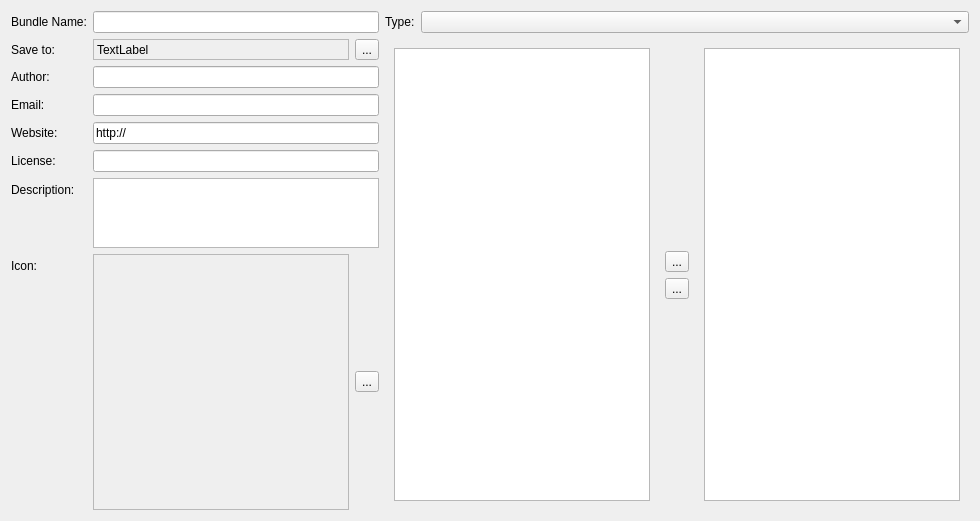
<?xml version="1.0" encoding="UTF-8"?>
<ui version="4.0">
 <class>WdgDlgCreateBundle</class>
 <widget class="QWidget" name="WdgDlgCreateBundle">
  <property name="geometry">
   <rect>
    <x>0</x>
    <y>0</y>
    <width>977</width>
    <height>516</height>
   </rect>
  </property>
  <property name="sizePolicy">
   <sizepolicy hsizetype="Maximum" vsizetype="Preferred">
    <horstretch>0</horstretch>
    <verstretch>0</verstretch>
   </sizepolicy>
  </property>
  <property name="windowTitle">
   <string>New Bundle...</string>
  </property>
  <property name="windowOpacity">
   <double>1.000000000000000</double>
  </property>
  <layout class="QGridLayout" name="gridLayout_3">
   <item row="0" column="0">
    <layout class="QFormLayout" name="formLayout">
     <item row="0" column="0">
      <widget class="QLabel" name="bundleName">
       <property name="text">
        <string>Bundle Name:</string>
       </property>
      </widget>
     </item>
     <item row="0" column="1">
      <widget class="QLineEdit" name="editBundleName"/>
     </item>
     <item row="1" column="0">
      <widget class="QLabel" name="label_2">
       <property name="text">
        <string>Save to:</string>
       </property>
      </widget>
     </item>
     <item row="1" column="1">
      <layout class="QHBoxLayout" name="horizontalLayout">
       <item>
        <widget class="QLabel" name="lblSaveLocation">
         <property name="sizePolicy">
          <sizepolicy hsizetype="MinimumExpanding" vsizetype="Preferred">
           <horstretch>0</horstretch>
           <verstretch>0</verstretch>
          </sizepolicy>
         </property>
         <property name="frameShape">
          <enum>QFrame::StyledPanel</enum>
         </property>
         <property name="frameShadow">
          <enum>QFrame::Sunken</enum>
         </property>
         <property name="text">
          <string>TextLabel</string>
         </property>
        </widget>
       </item>
       <item>
        <widget class="QToolButton" name="bnSelectSaveLocation">
         <property name="text">
          <string>...</string>
         </property>
        </widget>
       </item>
      </layout>
     </item>
     <item row="2" column="0">
      <widget class="QLabel" name="author">
       <property name="text">
        <string>Author:</string>
       </property>
       <property name="scaledContents">
        <bool>false</bool>
       </property>
       <property name="alignment">
        <set>Qt::AlignLeading|Qt::AlignLeft|Qt::AlignVCenter</set>
       </property>
      </widget>
     </item>
     <item row="2" column="1">
      <widget class="QLineEdit" name="editAuthor">
       <property name="text">
        <string/>
       </property>
      </widget>
     </item>
     <item row="3" column="0">
      <widget class="QLabel" name="label">
       <property name="text">
        <string>Email:</string>
       </property>
      </widget>
     </item>
     <item row="3" column="1">
      <widget class="QLineEdit" name="editEmail"/>
     </item>
     <item row="4" column="0">
      <widget class="QLabel" name="website">
       <property name="text">
        <string>Website:</string>
       </property>
      </widget>
     </item>
     <item row="4" column="1">
      <widget class="QLineEdit" name="editWebsite">
       <property name="text">
        <string>http://</string>
       </property>
      </widget>
     </item>
     <item row="5" column="0">
      <widget class="QLabel" name="license">
       <property name="text">
        <string>License:</string>
       </property>
      </widget>
     </item>
     <item row="5" column="1">
      <widget class="QLineEdit" name="editLicense">
       <property name="text">
        <string/>
       </property>
      </widget>
     </item>
     <item row="6" column="0">
      <widget class="QLabel" name="description">
       <property name="text">
        <string>Description:</string>
       </property>
      </widget>
     </item>
     <item row="6" column="1">
      <widget class="QPlainTextEdit" name="editDescription"/>
     </item>
     <item row="7" column="0">
      <widget class="QLabel" name="label_5">
       <property name="text">
        <string>Icon:</string>
       </property>
      </widget>
     </item>
     <item row="7" column="1">
      <layout class="QHBoxLayout" name="horizontalLayout_4">
       <item>
        <widget class="QLabel" name="lblPreview">
         <property name="sizePolicy">
          <sizepolicy hsizetype="Fixed" vsizetype="Fixed">
           <horstretch>0</horstretch>
           <verstretch>0</verstretch>
          </sizepolicy>
         </property>
         <property name="minimumSize">
          <size>
           <width>256</width>
           <height>256</height>
          </size>
         </property>
         <property name="maximumSize">
          <size>
           <width>256</width>
           <height>256</height>
          </size>
         </property>
         <property name="frameShape">
          <enum>QFrame::StyledPanel</enum>
         </property>
         <property name="frameShadow">
          <enum>QFrame::Sunken</enum>
         </property>
         <property name="text">
          <string/>
         </property>
        </widget>
       </item>
       <item>
        <widget class="QToolButton" name="bnGetPreview">
         <property name="text">
          <string>...</string>
         </property>
        </widget>
       </item>
      </layout>
     </item>
    </layout>
   </item>
   <item row="0" column="1">
    <layout class="QGridLayout" name="gridLayout_4">
     <item row="0" column="0">
      <layout class="QHBoxLayout" name="horizontalLayout_2">
       <item>
        <widget class="QLabel" name="label_3">
         <property name="text">
          <string>Type:</string>
         </property>
        </widget>
       </item>
       <item>
        <widget class="QComboBox" name="cmbResourceTypes">
         <property name="sizePolicy">
          <sizepolicy hsizetype="MinimumExpanding" vsizetype="Fixed">
           <horstretch>0</horstretch>
           <verstretch>0</verstretch>
          </sizepolicy>
         </property>
         <property name="insertPolicy">
          <enum>QComboBox::InsertAlphabetically</enum>
         </property>
        </widget>
       </item>
      </layout>
     </item>
     <item row="1" column="0">
      <layout class="QHBoxLayout" name="horizontalLayout_3">
       <item>
        <widget class="QWidget" name="wdgAvailablePage" native="true">
         <property name="sizePolicy">
          <sizepolicy hsizetype="MinimumExpanding" vsizetype="MinimumExpanding">
           <horstretch>0</horstretch>
           <verstretch>0</verstretch>
          </sizepolicy>
         </property>
         <layout class="QGridLayout" name="gridLayout">
          <item row="0" column="1">
           <widget class="QListWidget" name="tableAvailable"/>
          </item>
         </layout>
        </widget>
       </item>
       <item>
        <layout class="QVBoxLayout" name="verticalLayout">
         <item>
          <spacer name="verticalSpacer_4">
           <property name="orientation">
            <enum>Qt::Vertical</enum>
           </property>
           <property name="sizeHint" stdset="0">
            <size>
             <width>20</width>
             <height>40</height>
            </size>
           </property>
          </spacer>
         </item>
         <item>
          <widget class="QToolButton" name="bnAdd">
           <property name="text">
            <string>...</string>
           </property>
          </widget>
         </item>
         <item>
          <widget class="QToolButton" name="bnRemove">
           <property name="text">
            <string>...</string>
           </property>
          </widget>
         </item>
         <item>
          <spacer name="verticalSpacer_3">
           <property name="orientation">
            <enum>Qt::Vertical</enum>
           </property>
           <property name="sizeHint" stdset="0">
            <size>
             <width>20</width>
             <height>40</height>
            </size>
           </property>
          </spacer>
         </item>
        </layout>
       </item>
       <item>
        <widget class="QWidget" name="wdgSelectedPage" native="true">
         <property name="sizePolicy">
          <sizepolicy hsizetype="MinimumExpanding" vsizetype="MinimumExpanding">
           <horstretch>0</horstretch>
           <verstretch>0</verstretch>
          </sizepolicy>
         </property>
         <layout class="QGridLayout" name="gridLayout_2">
          <item row="0" column="0">
           <widget class="QListWidget" name="tableSelected"/>
          </item>
         </layout>
        </widget>
       </item>
      </layout>
     </item>
    </layout>
   </item>
  </layout>
  <zorder></zorder>
 </widget>
 <resources/>
 <connections/>
</ui>
